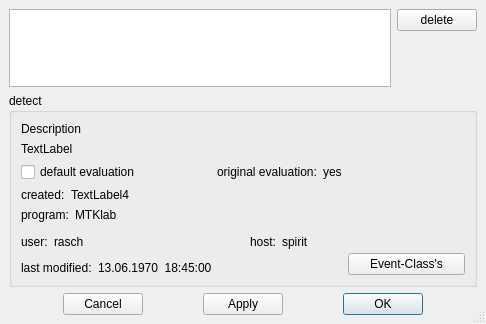
<ui version="4.0" >
 <author></author>
 <comment></comment>
 <exportmacro></exportmacro>
 <class>eval_dlg_ui</class>
 <widget class="QDialog" name="eval_dlg_ui" >
  <property name="geometry" >
   <rect>
    <x>0</x>
    <y>0</y>
    <width>486</width>
    <height>324</height>
   </rect>
  </property>
  <property name="windowTitle" >
   <string>Evaluations</string>
  </property>
  <property name="sizeGripEnabled" >
   <bool>true</bool>
  </property>
  <layout class="QGridLayout" >
   <property name="margin" >
    <number>9</number>
   </property>
   <property name="spacing" >
    <number>6</number>
   </property>
   <item row="0" column="0" >
    <layout class="QVBoxLayout" >
     <property name="margin" >
      <number>0</number>
     </property>
     <property name="spacing" >
      <number>6</number>
     </property>
     <item>
      <layout class="QHBoxLayout" >
       <property name="margin" >
        <number>0</number>
       </property>
       <property name="spacing" >
        <number>6</number>
       </property>
       <item>
        <widget class="QListWidget" name="eval_list" />
       </item>
       <item>
        <layout class="QVBoxLayout" >
         <property name="margin" >
          <number>0</number>
         </property>
         <property name="spacing" >
          <number>6</number>
         </property>
         <item>
          <widget class="QPushButton" name="del_btn" >
           <property name="text" >
            <string>delete</string>
           </property>
          </widget>
         </item>
         <item>
          <spacer>
           <property name="orientation" >
            <enum>Qt::Vertical</enum>
           </property>
           <property name="sizeType" >
            <enum>QSizePolicy::Expanding</enum>
           </property>
           <property name="sizeHint" >
            <size>
             <width>20</width>
             <height>40</height>
            </size>
           </property>
          </spacer>
         </item>
        </layout>
       </item>
      </layout>
     </item>
     <item>
      <widget class="QGroupBox" name="group" >
       <property name="title" >
        <string>detect</string>
       </property>
       <layout class="QHBoxLayout" >
        <property name="margin" >
         <number>9</number>
        </property>
        <property name="spacing" >
         <number>6</number>
        </property>
        <item>
         <layout class="QVBoxLayout" >
          <property name="margin" >
           <number>0</number>
          </property>
          <property name="spacing" >
           <number>6</number>
          </property>
          <item>
           <layout class="QVBoxLayout" >
            <property name="margin" >
             <number>0</number>
            </property>
            <property name="spacing" >
             <number>6</number>
            </property>
            <item>
             <widget class="QLabel" name="desc_text" >
              <property name="text" >
               <string>Description</string>
              </property>
             </widget>
            </item>
            <item>
             <widget class="QLabel" name="desc_field" >
              <property name="text" >
               <string>TextLabel</string>
              </property>
              <property name="wordWrap" >
               <bool>true</bool>
              </property>
             </widget>
            </item>
           </layout>
          </item>
          <item>
           <layout class="QHBoxLayout" >
            <property name="margin" >
             <number>0</number>
            </property>
            <property name="spacing" >
             <number>6</number>
            </property>
            <item>
             <layout class="QVBoxLayout" >
              <property name="margin" >
               <number>0</number>
              </property>
              <property name="spacing" >
               <number>6</number>
              </property>
              <item>
               <layout class="QHBoxLayout" >
                <property name="margin" >
                 <number>0</number>
                </property>
                <property name="spacing" >
                 <number>6</number>
                </property>
                <item>
                 <widget class="QCheckBox" name="def_eval" >
                  <property name="enabled" >
                   <bool>true</bool>
                  </property>
                  <property name="text" >
                   <string>default evaluation</string>
                  </property>
                 </widget>
                </item>
                <item>
                 <spacer>
                  <property name="orientation" >
                   <enum>Qt::Horizontal</enum>
                  </property>
                  <property name="sizeType" >
                   <enum>QSizePolicy::Expanding</enum>
                  </property>
                  <property name="sizeHint" >
                   <size>
                    <width>40</width>
                    <height>20</height>
                   </size>
                  </property>
                 </spacer>
                </item>
                <item>
                 <layout class="QHBoxLayout" >
                  <property name="margin" >
                   <number>0</number>
                  </property>
                  <property name="spacing" >
                   <number>6</number>
                  </property>
                  <item>
                   <widget class="QLabel" name="orig_text" >
                    <property name="text" >
                     <string>original evaluation:</string>
                    </property>
                   </widget>
                  </item>
                  <item>
                   <widget class="QLabel" name="orig_field" >
                    <property name="sizePolicy" >
                     <sizepolicy>
                      <hsizetype>7</hsizetype>
                      <vsizetype>5</vsizetype>
                      <horstretch>0</horstretch>
                      <verstretch>0</verstretch>
                     </sizepolicy>
                    </property>
                    <property name="text" >
                     <string>yes</string>
                    </property>
                   </widget>
                  </item>
                 </layout>
                </item>
               </layout>
              </item>
              <item>
               <layout class="QHBoxLayout" >
                <property name="margin" >
                 <number>0</number>
                </property>
                <property name="spacing" >
                 <number>6</number>
                </property>
                <item>
                 <widget class="QLabel" name="created_label" >
                  <property name="sizePolicy" >
                   <sizepolicy>
                    <hsizetype>1</hsizetype>
                    <vsizetype>5</vsizetype>
                    <horstretch>0</horstretch>
                    <verstretch>0</verstretch>
                   </sizepolicy>
                  </property>
                  <property name="text" >
                   <string>created:</string>
                  </property>
                 </widget>
                </item>
                <item>
                 <widget class="QLabel" name="created_field" >
                  <property name="sizePolicy" >
                   <sizepolicy>
                    <hsizetype>7</hsizetype>
                    <vsizetype>5</vsizetype>
                    <horstretch>0</horstretch>
                    <verstretch>0</verstretch>
                   </sizepolicy>
                  </property>
                  <property name="minimumSize" >
                   <size>
                    <width>140</width>
                    <height>0</height>
                   </size>
                  </property>
                  <property name="text" >
                   <string>TextLabel4</string>
                  </property>
                 </widget>
                </item>
               </layout>
              </item>
              <item>
               <layout class="QHBoxLayout" >
                <property name="margin" >
                 <number>0</number>
                </property>
                <property name="spacing" >
                 <number>6</number>
                </property>
                <item>
                 <widget class="QLabel" name="program_label" >
                  <property name="text" >
                   <string>program:</string>
                  </property>
                 </widget>
                </item>
                <item>
                 <widget class="QLabel" name="program_field" >
                  <property name="sizePolicy" >
                   <sizepolicy>
                    <hsizetype>7</hsizetype>
                    <vsizetype>5</vsizetype>
                    <horstretch>0</horstretch>
                    <verstretch>0</verstretch>
                   </sizepolicy>
                  </property>
                  <property name="minimumSize" >
                   <size>
                    <width>140</width>
                    <height>0</height>
                   </size>
                  </property>
                  <property name="text" >
                   <string>MTKlab</string>
                  </property>
                  <property name="alignment" >
                   <set>Qt::AlignLeading|Qt::AlignLeft|Qt::AlignVCenter</set>
                  </property>
                 </widget>
                </item>
               </layout>
              </item>
              <item>
               <layout class="QHBoxLayout" >
                <property name="margin" >
                 <number>0</number>
                </property>
                <property name="spacing" >
                 <number>6</number>
                </property>
                <item>
                 <layout class="QHBoxLayout" >
                  <property name="margin" >
                   <number>0</number>
                  </property>
                  <property name="spacing" >
                   <number>6</number>
                  </property>
                  <item>
                   <widget class="QLabel" name="user_label" >
                    <property name="text" >
                     <string>user:</string>
                    </property>
                   </widget>
                  </item>
                  <item>
                   <widget class="QLabel" name="user_field" >
                    <property name="sizePolicy" >
                     <sizepolicy>
                      <hsizetype>7</hsizetype>
                      <vsizetype>5</vsizetype>
                      <horstretch>0</horstretch>
                      <verstretch>0</verstretch>
                     </sizepolicy>
                    </property>
                    <property name="minimumSize" >
                     <size>
                      <width>70</width>
                      <height>0</height>
                     </size>
                    </property>
                    <property name="text" >
                     <string>rasch</string>
                    </property>
                   </widget>
                  </item>
                 </layout>
                </item>
                <item>
                 <spacer>
                  <property name="orientation" >
                   <enum>Qt::Horizontal</enum>
                  </property>
                  <property name="sizeType" >
                   <enum>QSizePolicy::Expanding</enum>
                  </property>
                  <property name="sizeHint" >
                   <size>
                    <width>40</width>
                    <height>20</height>
                   </size>
                  </property>
                 </spacer>
                </item>
                <item>
                 <layout class="QHBoxLayout" >
                  <property name="margin" >
                   <number>0</number>
                  </property>
                  <property name="spacing" >
                   <number>6</number>
                  </property>
                  <item>
                   <widget class="QLabel" name="host_label" >
                    <property name="text" >
                     <string>host:</string>
                    </property>
                   </widget>
                  </item>
                  <item>
                   <widget class="QLabel" name="host_field" >
                    <property name="sizePolicy" >
                     <sizepolicy>
                      <hsizetype>5</hsizetype>
                      <vsizetype>7</vsizetype>
                      <horstretch>0</horstretch>
                      <verstretch>0</verstretch>
                     </sizepolicy>
                    </property>
                    <property name="minimumSize" >
                     <size>
                      <width>60</width>
                      <height>0</height>
                     </size>
                    </property>
                    <property name="text" >
                     <string>spirit</string>
                    </property>
                   </widget>
                  </item>
                 </layout>
                </item>
               </layout>
              </item>
              <item>
               <layout class="QHBoxLayout" >
                <property name="margin" >
                 <number>0</number>
                </property>
                <property name="spacing" >
                 <number>6</number>
                </property>
                <item>
                 <widget class="QLabel" name="modified_label" >
                  <property name="text" >
                   <string>last modified:</string>
                  </property>
                 </widget>
                </item>
                <item>
                 <widget class="QLabel" name="modified_field" >
                  <property name="sizePolicy" >
                   <sizepolicy>
                    <hsizetype>7</hsizetype>
                    <vsizetype>5</vsizetype>
                    <horstretch>0</horstretch>
                    <verstretch>0</verstretch>
                   </sizepolicy>
                  </property>
                  <property name="text" >
                   <string>13.06.1970  18:45:00</string>
                  </property>
                 </widget>
                </item>
               </layout>
              </item>
             </layout>
            </item>
            <item>
             <layout class="QVBoxLayout" >
              <property name="margin" >
               <number>0</number>
              </property>
              <property name="spacing" >
               <number>6</number>
              </property>
              <item>
               <spacer>
                <property name="orientation" >
                 <enum>Qt::Vertical</enum>
                </property>
                <property name="sizeType" >
                 <enum>QSizePolicy::Expanding</enum>
                </property>
                <property name="sizeHint" >
                 <size>
                  <width>117</width>
                  <height>91</height>
                 </size>
                </property>
               </spacer>
              </item>
              <item>
               <widget class="QPushButton" name="prop_btn" >
                <property name="text" >
                 <string>Event-Class's</string>
                </property>
               </widget>
              </item>
             </layout>
            </item>
           </layout>
          </item>
         </layout>
        </item>
       </layout>
      </widget>
     </item>
     <item>
      <layout class="QHBoxLayout" >
       <property name="margin" >
        <number>0</number>
       </property>
       <property name="spacing" >
        <number>6</number>
       </property>
       <item>
        <spacer>
         <property name="orientation" >
          <enum>Qt::Horizontal</enum>
         </property>
         <property name="sizeType" >
          <enum>QSizePolicy::Expanding</enum>
         </property>
         <property name="sizeHint" >
          <size>
           <width>40</width>
           <height>20</height>
          </size>
         </property>
        </spacer>
       </item>
       <item>
        <widget class="QPushButton" name="cancel_btn" >
         <property name="text" >
          <string>Cancel</string>
         </property>
        </widget>
       </item>
       <item>
        <spacer>
         <property name="orientation" >
          <enum>Qt::Horizontal</enum>
         </property>
         <property name="sizeType" >
          <enum>QSizePolicy::Expanding</enum>
         </property>
         <property name="sizeHint" >
          <size>
           <width>40</width>
           <height>20</height>
          </size>
         </property>
        </spacer>
       </item>
       <item>
        <widget class="QPushButton" name="apply_btn" >
         <property name="text" >
          <string>Apply</string>
         </property>
        </widget>
       </item>
       <item>
        <spacer>
         <property name="orientation" >
          <enum>Qt::Horizontal</enum>
         </property>
         <property name="sizeType" >
          <enum>QSizePolicy::Expanding</enum>
         </property>
         <property name="sizeHint" >
          <size>
           <width>40</width>
           <height>20</height>
          </size>
         </property>
        </spacer>
       </item>
       <item>
        <widget class="QPushButton" name="ok_btn" >
         <property name="text" >
          <string>OK</string>
         </property>
         <property name="default" >
          <bool>true</bool>
         </property>
        </widget>
       </item>
       <item>
        <spacer>
         <property name="orientation" >
          <enum>Qt::Horizontal</enum>
         </property>
         <property name="sizeType" >
          <enum>QSizePolicy::Expanding</enum>
         </property>
         <property name="sizeHint" >
          <size>
           <width>40</width>
           <height>20</height>
          </size>
         </property>
        </spacer>
       </item>
      </layout>
     </item>
    </layout>
   </item>
  </layout>
 </widget>
 <layoutdefault spacing="6" margin="11" />
 <pixmapfunction>qPixmapFromMimeSource</pixmapfunction>
 <resources/>
 <connections/>
</ui>
